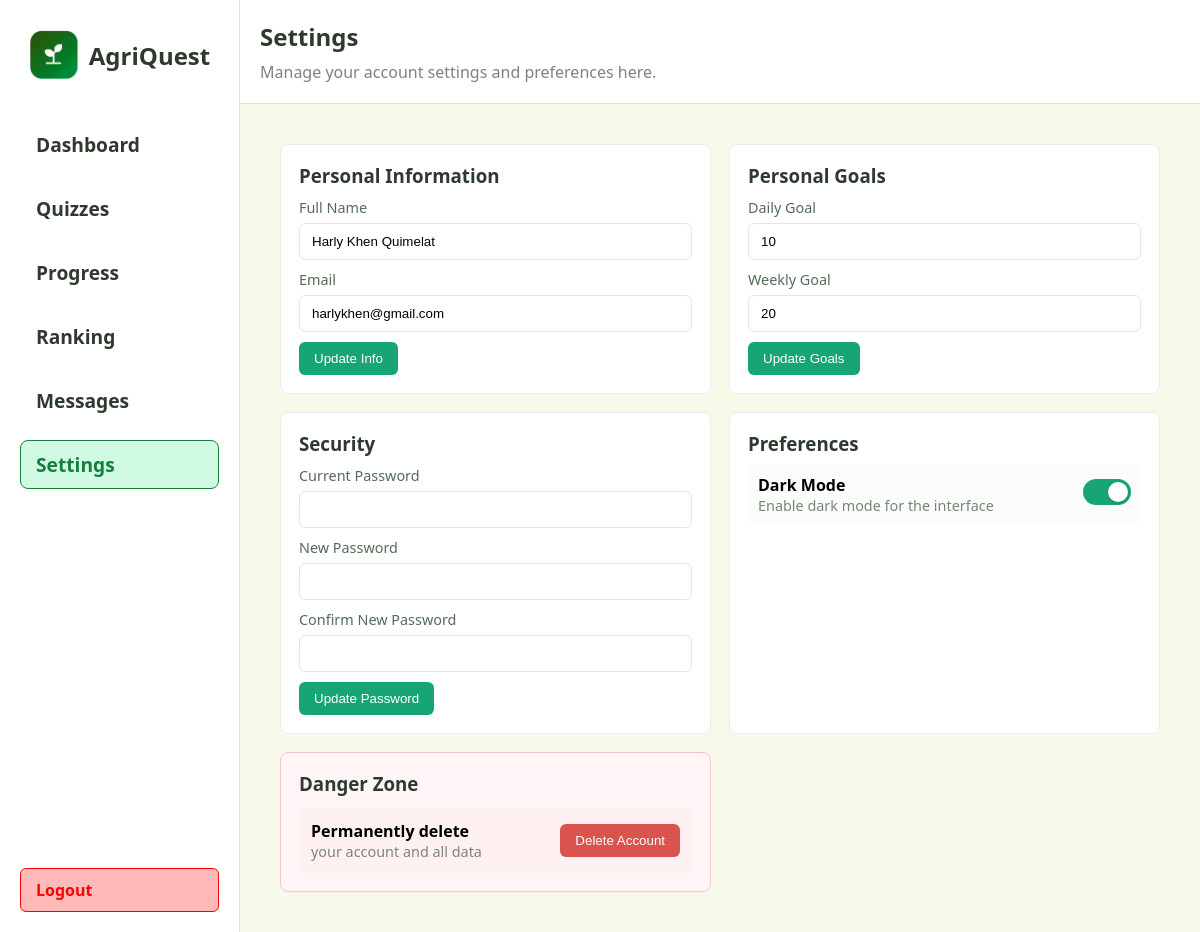
Page /student/settings (signed in) on the committed database.
### app/models.py (models this page shows, shortened)
class Student(db.Model):
	id = db.Column(db.Integer, primary_key=True)
	name = db.Column(db.String(100), nullable=False)
	email = db.Column(db.String(120), unique=True, nullable=False)
	password_hash = db.Column(db.String(128), nullable=False)
	daily_goal = db.Column(db.Integer, nullable=False, default=1)
	weekly_goal = db.Column(db.Integer, nullable=False, default=5)

### app/routes.py (the view)
@main.route("/student/settings")
def student_settings():
    student_id = session.get('student_id')
    student = None
    if student_id:
        student = Student.query.filter_by(id=student_id).first()
    return render_template("student/settings.html", student=student)

### app/templates/student/settings.html (shortened to what this page needs)
<!DOCTYPE html>
<html lang="en">
  <head>
    <link rel="stylesheet" href="{{ url_for('static', filename='css/animations.css') }}" />
  </head>
  <body>
  <div class="left">{% include 'partials/student_sidebar.html' %}</div>
    <div class="right">
      <div class="header">
        <div class="header-title">
          <span style="font-size: 1.5rem; font-weight: 700; color: #2d3a2d"
            >Settings</span
          >
          <span style="font-size: 1rem; color: grey"
            >Manage your account settings and preferences here.</span
          >
        </div>
      </div>
      <div class="section" style="width: 100%">
        <div class="settings-container" style="width:100%; padding: 20px">
          <div class="grid">
            <section class="card">
              <h3>Personal Information</h3>
              <form method="post" action="{{ url_for('main.student_update_info') }}">
                <div class="form-row two-cols">
                  <label for="name">Full Name</label>
                  <input id="name" name="name" type="text" value="{{ student.name if student else '' }}" />
                </div>
                <div class="form-row two-cols">
                  <label for="email">Email</label>
                  <input id="email" name="email" type="email" value="{{ student.email if student else '' }}" />
                </div>
                <div style="margin-top:10px">
                  <button type="submit" class="btn primary">Update Info</button>
                </div>
              </form>
            </section>
            <section class="card">
              <h3>Personal Goals</h3>
              <form method="post" action="{{ url_for('main.student_update_goals') }}">
                <div class="form-row two-cols">
                  <label for="daily_goal">Daily Goal</label>
                  <input id="daily_goal" name="daily_goal" type="number" min="0" value="{{ student.daily_goal if student else 1 }}" />
                </div>
                <div class="form-row two-cols">
                  <label for="weekly_goal">Weekly Goal</label>
                  <input id="weekly_goal" name="weekly_goal" type="number" min="0" value="{{ student.weekly_goal if student else 5 }}" />
                </div>
                <div style="margin-top:10px">
                  <button type="submit" class="btn primary">Update Goals</button>
                </div>
              </form>
            </section>
            <section class="card security">
              <h3>Security</h3>
              <form method="post" action="{{ url_for('main.student_update_password') }}">
                <div class="form-row two-cols">
                  <label for="current_password">Current Password</label>
                  <input id="current_password" name="current_password" type="password" placeholder="" />
                </div>
                <div class="form-row two-cols">
                  <label for="new_password">New Password</label>
                  <input id="new_password" name="new_password" type="password" placeholder="" />
                </div>
                <div class="form-row two-cols" style="margin-top:10px">
                  <label for="confirm_password">Confirm New Password</label>
                  <input id="confirm_password" name="confirm_password" type="password" placeholder="" />
                </div>
                <div style="margin-top:10px">
                  <button type="submit" class="btn primary">Update Password</button>
                </div>
              </form>
            </section>
            <section class="card preferences">
              <h3>Preferences</h3>
              <div class="pref-list">
                <div class="pref-item">
                  <div>
                    <strong>Dark Mode</strong>
                    <div class="muted">Enable dark mode for the interface</div>
                  </div>
                  <label class="toggle">
                    <span class="slider"></span>
                  </label>
                </div>
              </div>
            </section>
            <section class="card danger">
              <h3>Danger Zone</h3>
              <div class="danger-row" style="margin-top:12px">
                <div>
                  <strong>Permanently delete</strong>
                  <div class="muted">your account and all data</div>
                </div>
                <div>
                  <button id="open-delete-modal" class="btn danger">Delete Account</button>
                </div>
              </div>
            </section>
          </div>
        </div>
      </div>
    </div>
  </body>
</html>

### app/templates/student/settings.html (style rules this page uses)
* { box-sizing: border-box; margin: 0; padding: 0; }
body { font-family: "Segoe UI", Tahoma, Geneva, Verdana, sans-serif; background: #f8f9e9; min-height: 100vh; display: flex; }
.left { width: 20%; background: white; padding: 20px; display: flex; flex-direction: column; justify-content: space-between; min-height: 100vh; border-right: 1px solid #e0e0e0; }
.right { height: 100vh; width: 80%; overflow-y: auto; padding-bottom: 20px; overflow-x: hidden; }
.header { width: 100%; background-color: #fff; border-bottom: 1px solid #e0e0e0; margin-bottom: 20px; padding: 20px; display: flex; justify-content: space-between; align-items: center; }
.header-title { display: flex; flex-direction: column; gap: 8px; }
.section { display: flex; gap: 20px; padding: 0 20px; margin-top: 20px; transform: translateX(100%); animation: slideIn 600ms ease-out forwards; }
.settings-container { max-width: 1000px; margin: 0 auto; }
.grid { display: grid; grid-template-columns: 1fr; gap: 18px; }
.card { background: #fff; border: 1px solid #e9ecef; border-radius: 8px; padding: 18px; }
.card h3 { margin-bottom: 8px; color:#2d3a2d }
.form-row { margin-top:10px; display:flex; flex-direction:column }
.form-row.two-cols { grid-template-columns: 1fr 1fr }
label { font-size:0.9rem; color:#556b56; margin-bottom:6px }
input[type="text"], input[type="email"], input[type="password"], input[type="number"], select { padding:10px 12px; border:1px solid #e6e6e6; border-radius:6px; width:100%; }
.muted { color:#7a857a; font-size:0.9rem }
.pref-list { display:flex; flex-direction:column; gap:12px }
.pref-item { display:flex; justify-content:space-between; align-items:center; padding:10px; border-radius:6px; background:#fbfdfb }
.toggle { position:relative; width:48px; height:26px; display:inline-block }
.toggle .slider { position:absolute; inset:0; background:#e6e6e6; border-radius:20px; transition:all .2s }
.toggle .slider:before { content:''; position:absolute; width:20px; height:20px; left:3px; top:3px; background:white; border-radius:50%; box-shadow:0 1px 3px rgba(0,0,0,0.2); transition:all .2s }
.toggle input:checked + .slider { background:#17a673 }
.toggle input:checked + .slider:before { transform: translateX(22px) }
.danger { border-color:#f5c6cb; background: #fff5f6 }
.danger-row { display:flex; justify-content:space-between; align-items:center; padding:12px; background:#fff1f2; border-radius:6px }
.btn { padding:8px 14px; border-radius:6px; border:1px solid transparent; background: #f1f1f1; cursor:pointer }
.btn.primary { background:#17a673; color:white }
.btn.danger { background:#d9534f; color:white }
@media (min-width:900px) { .grid { grid-template-columns: 1fr 1fr; } }

### rows in the picture
Student: name "Harly Khen Quimelat", email "harlykhen@gmail.com", daily_goal "10", weekly_goal "20"
